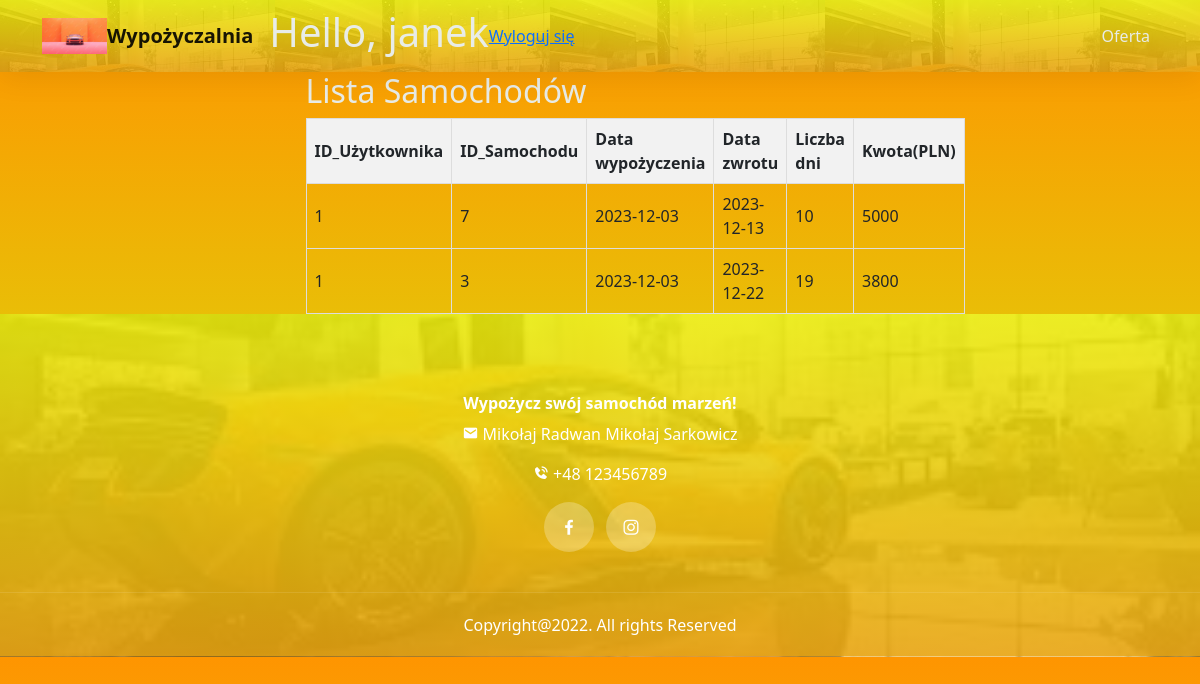
/klientzam.php (signed in), run on the app's committed database.
### tables this page shows
CREATE TABLE `rentals` (
  `rental_id` int(11) NOT NULL,
  `user_id` int(11) DEFAULT NULL,
  `car_id` int(11) DEFAULT NULL,
  `rental_date` date NOT NULL,
  `return_date` date DEFAULT NULL,
  `days_difference` int(11) DEFAULT NULL,
  `total_cost` int(11) DEFAULT NULL
);

### klientzam.php (the view, shortened to what this page needs)
<!DOCTYPE html>
<html lang="en">
  <head>
    <link rel="stylesheet" href="css/bootstrap.min.css" />
    <link rel="stylesheet" href="css/owl.carousel.min.css" />
    <link rel="stylesheet" href="css/owl.theme.default.min.css" />
    <link
      href="https://unpkg.com/boxicons@2.1.1/css/boxicons.min.css"
      rel="stylesheet"
    />
    <link rel="stylesheet" href="css/style.css" />
    <link href="https://cdn.jsdelivr.net/npm/bootstrap@5.2.0-beta1/dist/css/bootstrap.min.css" rel="stylesheet">
  </head>
  <body data-bs-spy="scroll" data-bs-target=".navbar" data-bs-offset="70">
    <nav class="navbar navbar-expand-lg navbar-light bg-white sticky-top">
      <div class="container">
        <img style="width:65px" src="imgs/tlo.jpg" a href="index.html">
        <a class="navbar-brand" a href="index.html">Wypożyczalnia</a>
        <?php
if(isset($_SESSION['logon']) && $_SESSION['logon'] == True){
  echo '<h1>Hello, '.$_SESSION['username'].'</h1><br/><a href="logout.php">Wyloguj się</a>';
}
else{
  $_SESSION['error'] = "Proszę się zalogować!";
  header('Location: rejestracja.php');
  exit();
}
?>
        <div class="collapse navbar-collapse" id="navbarNav">
          <ul class="navbar-nav ms-auto">
              <a style="text-align:center" class="nav-link" href="panelklient.php">Oferta</a>
        </ul>
        </div>
      </div>
    </nav>
    <div class="container px-4 px-lg-5 content-posts">
      <div class="row gx-4 gx-lg-5 justify-content-center">
        <div class="col-md-10 col-lg-8 col-xl-7">
		<h2>Lista Samochodów</h2>
<?php
require_once('db.php');
$sql = "SELECT * FROM rentals where user_id =".$_SESSION['user_id'];
$result = $conn->query($sql);
if ($result->num_rows > 0) {
    echo "<table>";
    echo "<tr><th>ID_Użytkownika</th><th>ID_Samochodu</th><th>Data wypożyczenia </th><th>Data zwrotu</th><th>Liczba dni</th><th>Kwota(PLN)</th></tr>";
    while ($row = $result->fetch_assoc()) {
        echo "<tr>";
        echo "<td>" . $row['user_id'] . "</td>";
        echo "<td>" . $row['car_id'] . "</td>";
        echo "<td>" . $row['rental_date'] . "</td>";
        echo "<td>" . $row['return_date'] . "</td>";
        echo "<td>" . $row['days_difference'] . "</td>";
        echo "<td>" . $row['total_cost'] . "</td>";
        echo "</tr>";
    }
    echo "</table>";
} else {
    echo "Brak rekordów w tabeli.";
}
?>
        </div>
      </div>
    </div>
    <footer>
      <div class="footer-top text-center">
        <div class="container">
          <div class="row justify-content-center">
            <div class="col-lg-6 text-center">
              <h4 class="navbar-brand">Wypożycz swój samochód marzeń!</h4>
                <p><i class="bx bxs-envelope"></i> Mikołaj Radwan Mikołaj Sarkowicz</p>
                <p><i class="bx bxs-phone-call"></i> +48 123456789</p>
              <div class="col-auto social-icons">
                <a href="https://www.facebook.com/profile.php?id=100005153190237"><i class="bx bxl-facebook"></i></a>
                <a href="https://www.instagram.com/radwanmikolaj/"><i class="bx bxl-instagram"></i></a>
              </div>
            </div>
          </div>
        </div>
      </div>
      <div class="footer-bottom text-center">
        <p class="mb-0">Copyright@2022. All rights Reserved</p>
      </div>
    </footer>
  </body>
</html>

### css/style.css (style rules this page uses)
:root { --brand: rgb(211, 233, 14); --dark: #e8ece7; --body: #36de08; --border: rgba(0, 0, 0, 0.08); --shadow: 0px 6px 30px rgba(0, 0, 0, 0.08); }
body { font-family: "Barlow", sans-serif; color: var(--dark); line-height: 1.7; background: linear-gradient( 0deg, rgb(211, 233, 14), rgb(254, 149, 1) ), url(../imgs/1.jpg), #b84e08; }
h1, h2, h3, h4, h5, h6, .display-1, .display-2, .display-3, .display-4 { font-weight: 700; color: var(--dark); }
img { width: 100%; }
a { color: var(--dark); transition: all 0.4s ease; font-weight: 500; }
.navbar { box-shadow: var(--shadow); background: linear-gradient( 0deg, rgba(232, 164, 17, 0.9), rgba(236, 236, 13, 0.9) ), url(../imgs/1.jpg), #ff1100; }
.social-icons a { width: 28px; height: 28px; display: inline-flex; color: #fff; background-color: rgba(255, 255, 255, 0.25); text-decoration: none; align-items: center; justify-content: center; border-radius: 100px; }
.navbar .navbar-nav .nav-link { color: var(--dark); }
.navbar-brand { font-size: 28px; font-weight: 700; }
footer { background: linear-gradient( 0deg, rgba(232, 164, 17, 0.9), rgba(236, 236, 13, 0.9) ), url(../imgs/1.jpg), #9c7012; background-size: cover; background-position: center; background-repeat: no-repeat; }
footer .footer-top { padding-top: 80px; padding-bottom: 40px; }
.footer-bottom { border-top: 1px solid rgba(255, 255, 255, 0.1); padding-bottom: 20px; padding-top: 20px; }
footer .navbar-brand { color: #fff; }
footer p { color: #fff; }
footer .social-icons a { width: 50px; height: 50px; font-size: 20px; margin-left: 4px; margin-right: 4px; }

### klientzam.php (style rules this page uses)
table { border-collapse: collapse; width: 100%; }
th, td { border: 1px solid #dddddd; text-align: left; padding: 8px; }
th { background-color: #f2f2f2; }

### data on the page
rentals: user "1", car "7", rental_date "2023-12-03", return_date "2023-12-13", days_difference "10", total_cost "5000"
rentals: user "1", car "3", rental_date "2023-12-03", return_date "2023-12-22", days_difference "19", total_cost "3800"

### other printed values
$_SESSION['username'] "janek"
